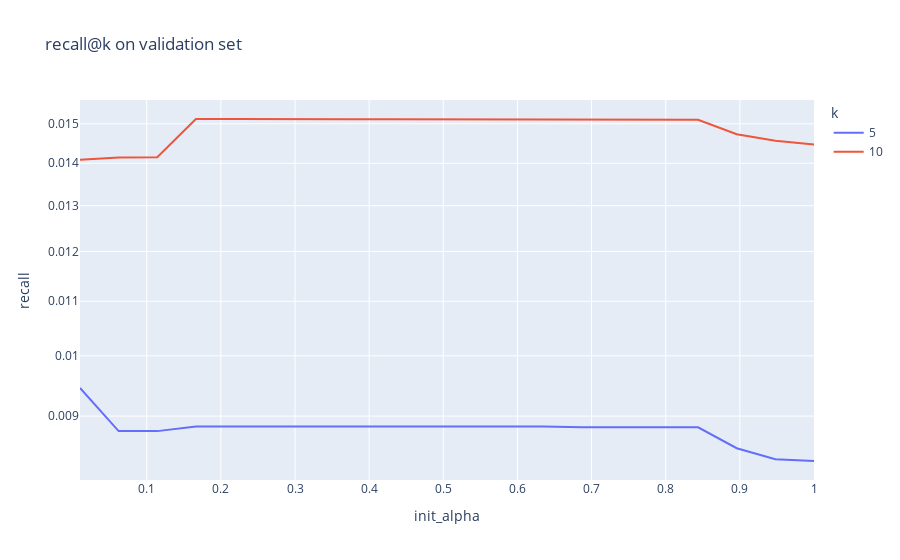

Here is the notebook cell this chart was saved with:
### Code cell
import pandas as pd
import plotly.express as px

df = pd.concat([
    pd.DataFrame({
        'init_alpha': np.linspace(0.01, 1.0, 20),
        'recall': v,
        'k': [k for _ in v]
    })
    for k, v in recall_at_k.items()
])
fig = px.line(
    df, x="init_alpha", y="recall", color='k',
    title='recall@k on validation set', log_y=True
)
fig.show()

### Figure 1 — Plotly figure (JSON) as saved in the notebook; plotly's stock layout.template omitted (floating-point values rounded to 4 significant figures)
{"data": [{"hovertemplate": "k=5<br>init_alpha=%{x}<br>recall=%{y}<extra></extra>", "legendgroup": "5", "line": {"color": "#636efa", "dash": "solid"}, "marker": {"symbol": "circle"}, "mode": "lines", "name": "5", "orientation": "v", "showlegend": true, "type": "scatter", "x": [0.01, 0.06211, 0.1142, 0.1663, 0.2184, 0.2705, 0.3226, 0.3747, 0.4268, 0.4789, 0.5311, 0.5832, 0.6353, 0.6874, 0.7395, 0.7916, 0.8437, 0.8958, 0.9479, 1], "xaxis": "x", "y": [0.009454, 0.008767, 0.008767, 0.008837, 0.008837, 0.008837, 0.008837, 0.008837, 0.008837, 0.008837, 0.008837, 0.008837, 0.008837, 0.008825, 0.008825, 0.008825, 0.008825, 0.008508, 0.008346, 0.008321], "yaxis": "y"}, {"hovertemplate": "k=10<br>init_alpha=%{x}<br>recall=%{y}<extra></extra>", "legendgroup": "10", "line": {"color": "#EF553B", "dash": "solid"}, "marker": {"symbol": "circle"}, "mode": "lines", "name": "10", "orientation": "v", "showlegend": true, "type": "scatter", "x": [0.01, 0.06211, 0.1142, 0.1663, 0.2184, 0.2705, 0.3226, 0.3747, 0.4268, 0.4789, 0.5311, 0.5832, 0.6353, 0.6874, 0.7395, 0.7916, 0.8437, 0.8958, 0.9479, 1], "xaxis": "x", "y": [0.01409, 0.01414, 0.01415, 0.01513, 0.01513, 0.01512, 0.01512, 0.01512, 0.01512, 0.01512, 0.01512, 0.01512, 0.01512, 0.01511, 0.01511, 0.01511, 0.01511, 0.01473, 0.01456, 0.01447], "yaxis": "y"}], "layout": {"legend": {"title": {"text": "k"}, "tracegroupgap": 0}, "title": {"text": "recall@k on validation set"}, "xaxis": {"anchor": "y", "domain": [0, 1], "title": {"text": "init_alpha"}}, "yaxis": {"anchor": "x", "domain": [0, 1], "title": {"text": "recall"}, "type": "log"}}}
